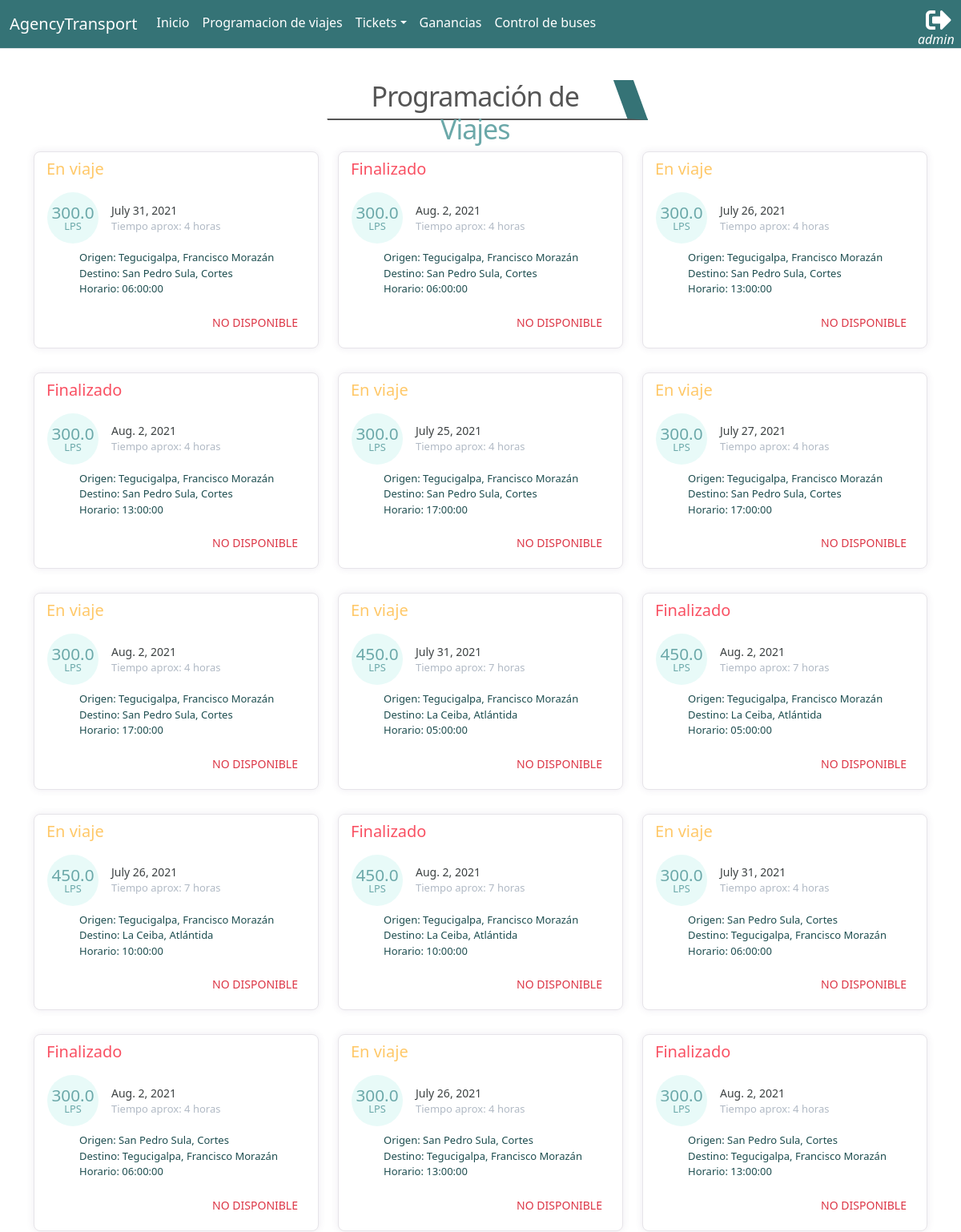
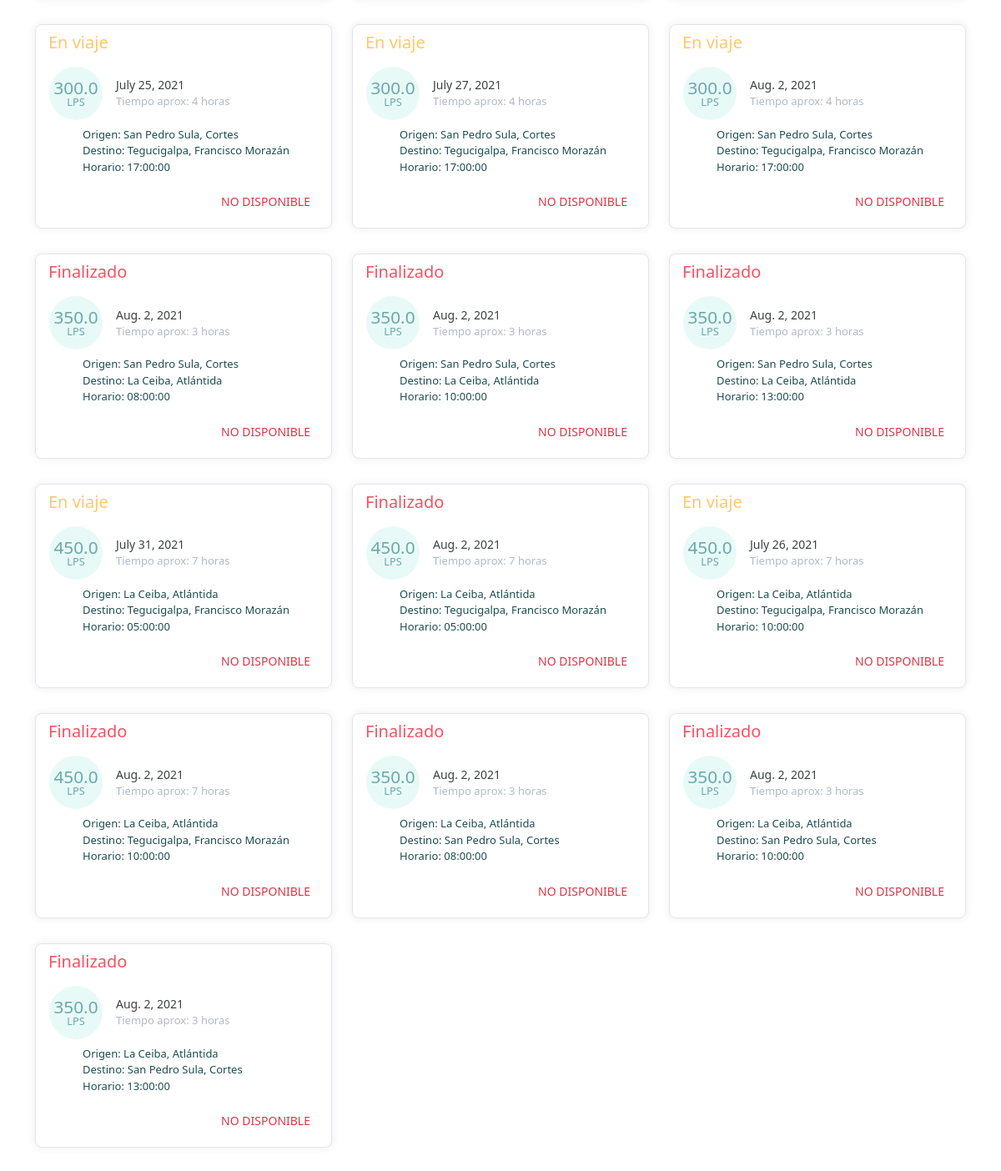
/transportAgency/ (signed in), run on the app's committed database (2 pictures, top to bottom).
### app_transportAgency/models.py (models this page shows, shortened)
class TripScheduling(models.Model):
    STATE = {
       ('1', 'A tiempo'),
       ('2', 'En viaje'),
       ('3', 'Finalizado'),
       ('4', 'Cancelado'),
   }
    date_trip   = models.DateField(auto_now_add=True)
    state       = models.CharField(max_length=1, choices=STATE)
    routes      = models.ForeignKey(Route,  on_delete=models.PROTECT, blank=True, null=True)
    description = models.TextField(blank=True, null=True)

class Route(models.Model):
    origin     = models.ForeignKey(City, related_name="origin_city", on_delete=models.CASCADE)
    destiny    = models.ForeignKey(City, related_name="destiny_city", on_delete=models.CASCADE)
    route_time = models.IntegerField()
    precio     = models.FloatField()
    schedule   = models.ForeignKey(Schedule, on_delete=models.CASCADE, blank=True, null=True)
    bus        = models.ForeignKey(Bus, on_delete=models.PROTECT, blank=True, null=True)

class City(models.Model):
    name_city = models.CharField(max_length=70)
    def __str__(self):
        return self.name_city
    class Meta:
        verbose_name_plural = 'Cities'

class Schedule(models.Model):
    route_schedule = models.TimeField()
    def __str__(self):
        return f'{self.route_schedule}'

### app_transportAgency/views.py (the view, shortened to what this page needs)
# urls.py: path('', views.travels, name="travels_view"),
@login_required()
def travels(request):
    time_today = datetime.now()
    travels = TripScheduling.objects.filter(date_trip=time_today) # fecha y hora local
    year = time_today.year
    month =time_today.month
    day = time_today.day
    hour = time_today.hour
    minute = time_today.minute
    if travels :
        for t in travels:
            time_route = t.routes.schedule.route_schedule
            t1 = dt.datetime.strptime(str(time_route), '%H:%M:%S')
            t2 = dt.datetime.strptime(str(time(hour=t.routes.route_time)), '%H:%M:%S')
            time_zero = dt.datetime.strptime('00:00:00', '%H:%M:%S')
            tiempo_aproximado = (t1 - time_zero + t2).time()
            t3 = dt.datetime(year, month, day) + dt.timedelta(hours=tiempo_aproximado.hour, minutes=tiempo_aproximado.minute, seconds=0)
            t4 = dt.datetime(year, month, day) + dt.timedelta(hours=hour, minutes=minute, seconds=0)
            if time_route <= time_today.time() and t.state == "1" :
                t.state  = "2"
                t.save()
            elif t4 >= t3 and t.state == "2":
                t.state  = "3"
                t.save()
        travels = TripScheduling.objects.filter(Q(date_trip=time_today) | Q(state="2")).order_by('routes')
        ctx = {'travels': travels}
        return render(request, 'transportAgency/travels.html', ctx)

### app_transportAgency/templates/transportAgency/travels.html (shortened to what this page needs)
{% extends "base.html" %}
{% load static %}
{% block css %}
<link href="{% static 'transportAgency/css/card.css' %}" rel="stylesheet">
<link rel="stylesheet" href="{% static 'transportAgency/css/tittle.css' %}">
{% endblock %}
{% block container %}
<div>
    <div class="row justify-content-center m-4">
        <div class="title" style="width:400px;">
            <h1>Programación de <span style="color: #6BA8A9;">Viajes</span></h1>
        </div>
    </div>
    <div class="container">
        <div class="row">
            {% for t in travels %}
            <div class="col-lg-4">
                <div class="card card-margin">
                    <div class="card-header no-border">
                        {% if t.state == "1" %}
                        <h5 class="card-title-success">{{t.get_state_display}}</h5>
                        {% elif t.state == "2" %}
                        <h5 class="card-title-warning">{{t.get_state_display}}</h5>
                        {% else %}
                        <h5 class="card-title-danger">{{t.get_state_display}}</h5>
                        {% endif %}
                    </div>
                    <div class="card-body pt-0">
                        <div class="widget-49">
                            <div class="widget-49-title-wrapper">
                                <div class="widget-49-date-success">
                                    <span class="widget-49-date-day">{{t.routes.precio}}</span>
                                    <span class="widget-49-date-month">Lps</span>
                                </div>
                                <div class="widget-49-meeting-info">
                                    <span class="widget-49-pro-title">{{t.date_trip}}</span>
                                    <span class="widget-49-meeting-time">Tiempo aprox: {{t.routes.route_time}}
                                        horas</span>
                                </div>
                            </div>
                            <ol class="widget-49-meeting-points">
                                <li class="widget-49-meeting-item"><span>Origen: {{t.routes.origin}}</span></li>
                                <li class="widget-49-meeting-item"><span>Destino: {{t.routes.destiny}}</span></li>
                                <li class="widget-49-meeting-item"><span>Horario: {{t.routes.schedule}}</span></li>
                            </ol>
                            <div class="widget-49-meeting-action">
                                {% if t.state == "1" %}
                                <a href="{% url 'transportAgency:ticket_view' %}" class="btn btn-sm btn-buy">Ir a reservar</a>
                                {% if request.user.is_superuser %}
                                <button data-id="{{t.pk}}" data-action="confirm-cancel"
                                    data-url="{% url 'transportAgency:cancel_trip' %}"
                                    class="btn btn-sm btn-cancelar button-confirm">CANCELAR</button>
                                {% endif %}
                                {% elif t.state == "2" %}
                                <a href="#" class="btn btn-sm btn-nobusdsy text-danger">No disponible</a>
                                {% else %}
                                <a href="#" class="btn btn-sm btn-nobuy text-danger">No disponible</a>
                                {% endif %}
                            </div>
                        </div>
                    </div>
                </div>
            </div>
            {% endfor %}
        </div>
        {% endblock %}

### global_templates/base.html (shortened to what this page needs)
{% load static %}
<!DOCTYPE html>
<html lang="en">
<head>
    <link rel="stylesheet" href="https://cdnjs.cloudflare.com/ajax/libs/font-awesome/5.15.1/css/all.min.css">
    <link href="{% static 'transportAgency/bootstrap/bootstrap.min.css' %}" rel="stylesheet">
    <link rel="stylesheet" href="{% static 'transportAgency/css/nav.css' %}">
    <link href="https://cdn.jsdelivr.net/npm/bootstrap@5.0.2/dist/css/bootstrap.min.css" rel="stylesheet"
>
    <link href="https://haubek.github.io/dist/css/component-chosen.min.css" rel="stylesheet">
    <link href="https://maxcdn.bootstrapcdn.com/font-awesome/4.7.0/css/font-awesome.min.css" rel="stylesheet" />
    {% block css %}{% endblock %}
</head>
<body>
    <nav class="navbar navbar-expand-lg border-bottom">
        <div class="container-fluid">
            <a class="navbar-brand">AgencyTransport</a>
            <div class="collapse navbar-collapse" id="navbarSupportedContent">
                <ul class="navbar-nav me-auto mb-2 mb-lg-1">
                    <li class="nav-item">
                        <a class="nav-link active" aria-current="page"
                            href="{% url 'transportAgency:about' %}">Inicio</a>
                    </li>
                    <li class="nav-item">
                        <a class="nav-link" href="{% url 'transportAgency:travels_view' %}">Programacion de viajes</a>
                    </li>
                     <li class="dropdown">
                        <a class="nav-link dropdown-toggle" href="#"  data-bs-toggle="dropdown">Tickets</a>
                    </li>
                    {% if request.user.is_superuser %}
                    <li class="nav-item">
                        <a class="nav-link" href="{% url 'transportAgency:income_view' %}">Ganancias</a>
                    </li>
                    <li class="nav-item">
                        <a class="nav-link" href="{% url 'transportAgency:list_buses' %}">Control de buses</a>
                    </li>
                    {% endif %}
                </ul>
                <form class="d-flex">
                    <ul class="navbar-nav me-auto mb-2 mb-lg-2">
                        {% if request.user.is_authenticated %}
                        <li class="nav-item">
                            <a style="font-style: italic; color: white; position: absolute; margin-top: 28px; font-size: 16px;">{{ request.user }}</a>
                            <a href="{% url 'logout_view' %}"><i class="fas fa-sign-out-alt fa-2x" style="margin-left: 10px; color: white;"></i></a>
                        </li>
                        {% endif %}
                    </ul>
                </form>
            </div>
        </div>
    </nav>
    {% block container %}{% endblock %}
</body>
</html>

### app_transportAgency/static/transportAgency/css/nav.css (style rules this page uses)
.navbar { background-color: #357376; }
.navbar a { color: white; text-decoration: none; }
.navbar .navbar-brand { color: white; }

### app_transportAgency/static/transportAgency/css/card.css (style rules this page uses)
.card-margin { margin-bottom: 1.875rem; }
.card { border: 0; box-shadow: 0px 0px 10px 0px rgba(82, 63, 105, 0.1); -webkit-box-shadow: 0px 0px 10px 0px rgba(82, 63, 105, 0.1); -moz-box-shadow: 0px 0px 10px 0px rgba(82, 63, 105, 0.1); -ms-box-shadow: 0px 0px 10px 0px rgba(82, 63, 105, 0.1); }
.card { position: relative; display: flex; flex-direction: column; min-width: 0; word-wrap: break-word; background-color: #ffffff; background-clip: border-box; border: 1px solid #e6e4e9; border-radius: 8px; }
.card .card-header.no-border { border: 0; }
.card .card-header { background: none; padding: 0 0.9375rem; font-weight: 500; display: flex; align-items: center; min-height: 50px; }
.card-header:first-child { border-radius: calc(8px - 1px) calc(8px - 1px) 0 0; }
.widget-49 .widget-49-title-wrapper { display: flex; align-items: center; }
.widget-49 .widget-49-title-wrapper .widget-49-date-success { display: flex; align-items: center; justify-content: center; flex-direction: column; background-color: #e8faf8; width: 4rem; height: 4rem; border-radius: 50%; }
.widget-49 .widget-49-title-wrapper .widget-49-date-success .widget-49-date-day { color: rgb(107, 168, 169); font-weight: 500; font-size: 1.3rem; line-height: 1; }
.widget-49 .widget-49-title-wrapper .widget-49-date-success .widget-49-date-month { color: rgb(107, 168, 169); line-height: 1; font-size: 0.8rem; text-transform: uppercase; }
.card-title-warning { color: #FFC868; }
.card-title-danger { color: #F95062; }
.widget-49 .widget-49-title-wrapper .widget-49-meeting-info { display: flex; flex-direction: column; margin-left: 1rem; }
.widget-49 .widget-49-title-wrapper .widget-49-meeting-info .widget-49-pro-title { color: #3c4142; font-size: 14px; }
.widget-49 .widget-49-title-wrapper .widget-49-meeting-info .widget-49-meeting-time { color: #B1BAC5; font-size: 13px; }
.widget-49 .widget-49-meeting-points { font-weight: 400; font-size: 13px; margin-top: .5rem; }
.widget-49 .widget-49-meeting-points .widget-49-meeting-item { display: list-item; color: rgb(29, 77, 79); list-style: none; }
.widget-49 .widget-49-meeting-points .widget-49-meeting-item span { margin-left: .5rem; }
.widget-49 .widget-49-meeting-action { text-align: right; }
.widget-49 .widget-49-meeting-action a { text-transform: uppercase; }
.widget-49-meeting-action .btn-nobuy { background-color: WHITE; color: black; cursor:not-allowed; }
h1 { text-align: center; }

### app_transportAgency/static/transportAgency/css/tittle.css (style rules this page uses)
h1 { font-weight: normal; font-style: normal; letter-spacing: -1px; font-size: 34px; color: #555; text-align: center; transform: skew(-20deg, 0deg); }
.title { width: 320px; height: 50px; border-bottom: 2px solid #555; border-right: 25px solid #357376; background-color: #fff; -webkit-transform: skew(20deg); -moz-transform: skew(20deg); -ms-transform: skew(20deg); -o-transform: skew(20deg); transform: skew(20deg, 0deg); margin: 15px; }

### data on the page
TripScheduling: state "En viaje", routes.precio "300.0", date_trip "July 31, 2021", routes.route_time "4", routes.origin "Tegucigalpa, Francisco Morazán", routes.destiny "San Pedro Sula, Cortes", routes.schedule "06:00:00", shows "NO DISPONIBLE"
TripScheduling: state "Finalizado", routes.precio "300.0", date_trip "Aug. 2, 2021", routes.route_time "4", routes.origin "Tegucigalpa, Francisco Morazán", routes.destiny "San Pedro Sula, Cortes", routes.schedule "06:00:00", shows "NO DISPONIBLE"
TripScheduling: state "En viaje", routes.precio "300.0", date_trip "July 26, 2021", routes.route_time "4", routes.origin "Tegucigalpa, Francisco Morazán", routes.destiny "San Pedro Sula, Cortes", routes.schedule "13:00:00", shows "NO DISPONIBLE"
TripScheduling: state "Finalizado", routes.precio "300.0", date_trip "Aug. 2, 2021", routes.route_time "4", routes.origin "Tegucigalpa, Francisco Morazán", routes.destiny "San Pedro Sula, Cortes", routes.schedule "13:00:00", shows "NO DISPONIBLE"
TripScheduling: state "En viaje", routes.precio "300.0", date_trip "July 25, 2021", routes.route_time "4", routes.origin "Tegucigalpa, Francisco Morazán", routes.destiny "San Pedro Sula, Cortes", routes.schedule "17:00:00", shows "NO DISPONIBLE"
TripScheduling: state "En viaje", routes.precio "300.0", date_trip "July 27, 2021", routes.route_time "4", routes.origin "Tegucigalpa, Francisco Morazán", routes.destiny "San Pedro Sula, Cortes", routes.schedule "17:00:00", shows "NO DISPONIBLE"
TripScheduling: state "En viaje", routes.precio "300.0", date_trip "Aug. 2, 2021", routes.route_time "4", routes.origin "Tegucigalpa, Francisco Morazán", routes.destiny "San Pedro Sula, Cortes", routes.schedule "17:00:00", shows "NO DISPONIBLE"
TripScheduling: state "En viaje", routes.precio "450.0", date_trip "July 31, 2021", routes.route_time "7", routes.origin "Tegucigalpa, Francisco Morazán", routes.destiny "La Ceiba, Atlántida", routes.schedule "05:00:00", shows "NO DISPONIBLE"
TripScheduling: state "Finalizado", routes.precio "450.0", date_trip "Aug. 2, 2021", routes.route_time "7", routes.origin "Tegucigalpa, Francisco Morazán", routes.destiny "La Ceiba, Atlántida", routes.schedule "05:00:00", shows "NO DISPONIBLE"
TripScheduling: state "En viaje", routes.precio "450.0", date_trip "July 26, 2021", routes.route_time "7", routes.origin "Tegucigalpa, Francisco Morazán", routes.destiny "La Ceiba, Atlántida", routes.schedule "10:00:00", shows "NO DISPONIBLE"
TripScheduling: state "Finalizado", routes.precio "450.0", date_trip "Aug. 2, 2021", routes.route_time "7", routes.origin "Tegucigalpa, Francisco Morazán", routes.destiny "La Ceiba, Atlántida", routes.schedule "10:00:00", shows "NO DISPONIBLE"
TripScheduling: state "En viaje", routes.precio "300.0", date_trip "July 31, 2021", routes.route_time "4", routes.origin "San Pedro Sula, Cortes", routes.destiny "Tegucigalpa, Francisco Morazán", routes.schedule "06:00:00", shows "NO DISPONIBLE"
TripScheduling: state "Finalizado", routes.precio "300.0", date_trip "Aug. 2, 2021", routes.route_time "4", routes.origin "San Pedro Sula, Cortes", routes.destiny "Tegucigalpa, Francisco Morazán", routes.schedule "06:00:00", shows "NO DISPONIBLE"
TripScheduling: state "En viaje", routes.precio "300.0", date_trip "July 26, 2021", routes.route_time "4", routes.origin "San Pedro Sula, Cortes", routes.destiny "Tegucigalpa, Francisco Morazán", routes.schedule "13:00:00", shows "NO DISPONIBLE"
TripScheduling: state "Finalizado", routes.precio "300.0", date_trip "Aug. 2, 2021", routes.route_time "4", routes.origin "San Pedro Sula, Cortes", routes.destiny "Tegucigalpa, Francisco Morazán", routes.schedule "13:00:00", shows "NO DISPONIBLE"
TripScheduling: state "En viaje", routes.precio "300.0", date_trip "July 25, 2021", routes.route_time "4", routes.origin "San Pedro Sula, Cortes", routes.destiny "Tegucigalpa, Francisco Morazán", routes.schedule "17:00:00", shows "NO DISPONIBLE"
TripScheduling: state "En viaje", routes.precio "300.0", date_trip "July 27, 2021", routes.route_time "4", routes.origin "San Pedro Sula, Cortes", routes.destiny "Tegucigalpa, Francisco Morazán", routes.schedule "17:00:00", shows "NO DISPONIBLE"
TripScheduling: state "En viaje", routes.precio "300.0", date_trip "Aug. 2, 2021", routes.route_time "4", routes.origin "San Pedro Sula, Cortes", routes.destiny "Tegucigalpa, Francisco Morazán", routes.schedule "17:00:00", shows "NO DISPONIBLE"
TripScheduling: state "Finalizado", routes.precio "350.0", date_trip "Aug. 2, 2021", routes.route_time "3", routes.origin "San Pedro Sula, Cortes", routes.destiny "La Ceiba, Atlántida", routes.schedule "08:00:00", shows "NO DISPONIBLE"
TripScheduling: state "Finalizado", routes.precio "350.0", date_trip "Aug. 2, 2021", routes.route_time "3", routes.origin "San Pedro Sula, Cortes", routes.destiny "La Ceiba, Atlántida", routes.schedule "10:00:00", shows "NO DISPONIBLE"
TripScheduling: state "Finalizado", routes.precio "350.0", date_trip "Aug. 2, 2021", routes.route_time "3", routes.origin "San Pedro Sula, Cortes", routes.destiny "La Ceiba, Atlántida", routes.schedule "13:00:00", shows "NO DISPONIBLE"
TripScheduling: state "En viaje", routes.precio "450.0", date_trip "July 31, 2021", routes.route_time "7", routes.origin "La Ceiba, Atlántida", routes.destiny "Tegucigalpa, Francisco Morazán", routes.schedule "05:00:00", shows "NO DISPONIBLE"
TripScheduling: state "Finalizado", routes.precio "450.0", date_trip "Aug. 2, 2021", routes.route_time "7", routes.origin "La Ceiba, Atlántida", routes.destiny "Tegucigalpa, Francisco Morazán", routes.schedule "05:00:00", shows "NO DISPONIBLE"
TripScheduling: state "En viaje", routes.precio "450.0", date_trip "July 26, 2021", routes.route_time "7", routes.origin "La Ceiba, Atlántida", routes.destiny "Tegucigalpa, Francisco Morazán", routes.schedule "10:00:00", shows "NO DISPONIBLE"
TripScheduling: state "Finalizado", routes.precio "450.0", date_trip "Aug. 2, 2021", routes.route_time "7", routes.origin "La Ceiba, Atlántida", routes.destiny "Tegucigalpa, Francisco Morazán", routes.schedule "10:00:00", shows "NO DISPONIBLE"
TripScheduling: state "Finalizado", routes.precio "350.0", date_trip "Aug. 2, 2021", routes.route_time "3", routes.origin "La Ceiba, Atlántida", routes.destiny "San Pedro Sula, Cortes", routes.schedule "08:00:00", shows "NO DISPONIBLE"
TripScheduling: state "Finalizado", routes.precio "350.0", date_trip "Aug. 2, 2021", routes.route_time "3", routes.origin "La Ceiba, Atlántida", routes.destiny "San Pedro Sula, Cortes", routes.schedule "10:00:00", shows "NO DISPONIBLE"
TripScheduling: state "Finalizado", routes.precio "350.0", date_trip "Aug. 2, 2021", routes.route_time "3", routes.origin "La Ceiba, Atlántida", routes.destiny "San Pedro Sula, Cortes", routes.schedule "13:00:00", shows "NO DISPONIBLE"

### other printed values
{{ request.user }} "admin"
